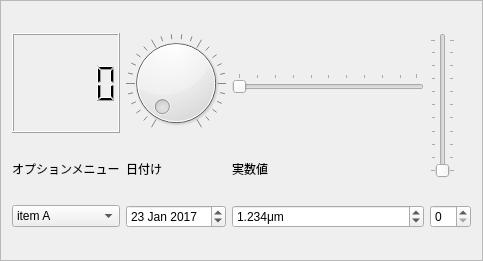
<?xml version="1.0" encoding="UTF-8"?>
<ui version="4.0">
 <class>Frame</class>
 <widget class="QFrame" name="Frame">
  <property name="geometry">
   <rect>
    <x>0</x>
    <y>0</y>
    <width>483</width>
    <height>261</height>
   </rect>
  </property>
  <property name="windowTitle">
   <string>Frame</string>
  </property>
  <property name="frameShape">
   <enum>QFrame::StyledPanel</enum>
  </property>
  <property name="frameShadow">
   <enum>QFrame::Raised</enum>
  </property>
  <layout class="QGridLayout" name="gridLayout">
   <item row="2" column="0">
    <widget class="QComboBox" name="comboBox_2">
     <item>
      <property name="text">
       <string>item A</string>
      </property>
     </item>
     <item>
      <property name="text">
       <string>item B</string>
      </property>
     </item>
     <item>
      <property name="text">
       <string>item C</string>
      </property>
     </item>
     <item>
      <property name="text">
       <string>item D</string>
      </property>
     </item>
    </widget>
   </item>
   <item row="2" column="1">
    <widget class="QDateEdit" name="dateEdit">
     <property name="date">
      <date>
       <year>2017</year>
       <month>1</month>
       <day>23</day>
      </date>
     </property>
    </widget>
   </item>
   <item row="2" column="2">
    <widget class="QDoubleSpinBox" name="doubleSpinBox">
     <property name="suffix">
      <string>μm</string>
     </property>
     <property name="decimals">
      <number>3</number>
     </property>
     <property name="value">
      <double>1.234000000000000</double>
     </property>
    </widget>
   </item>
   <item row="0" column="0">
    <widget class="QLCDNumber" name="lcdNumber"/>
   </item>
   <item row="1" column="2">
    <widget class="QLabel" name="label_15">
     <property name="sizePolicy">
      <sizepolicy hsizetype="Preferred" vsizetype="Maximum">
       <horstretch>0</horstretch>
       <verstretch>0</verstretch>
      </sizepolicy>
     </property>
     <property name="text">
      <string>実数値</string>
     </property>
    </widget>
   </item>
   <item row="1" column="0">
    <widget class="QLabel" name="label_12">
     <property name="sizePolicy">
      <sizepolicy hsizetype="Preferred" vsizetype="Maximum">
       <horstretch>0</horstretch>
       <verstretch>0</verstretch>
      </sizepolicy>
     </property>
     <property name="text">
      <string>オプションメニュー</string>
     </property>
    </widget>
   </item>
   <item row="0" column="1">
    <widget class="QDial" name="dial">
     <property name="notchesVisible">
      <bool>true</bool>
     </property>
    </widget>
   </item>
   <item row="1" column="1">
    <widget class="QLabel" name="label_13">
     <property name="sizePolicy">
      <sizepolicy hsizetype="Preferred" vsizetype="Maximum">
       <horstretch>0</horstretch>
       <verstretch>0</verstretch>
      </sizepolicy>
     </property>
     <property name="text">
      <string>日付け</string>
     </property>
    </widget>
   </item>
   <item row="2" column="3">
    <widget class="QSpinBox" name="spinBox"/>
   </item>
   <item row="0" column="2">
    <widget class="QSlider" name="horizontalSlider">
     <property name="orientation">
      <enum>Qt::Horizontal</enum>
     </property>
     <property name="tickPosition">
      <enum>QSlider::TicksAbove</enum>
     </property>
    </widget>
   </item>
   <item row="0" column="3" rowspan="2">
    <widget class="QSlider" name="verticalSlider">
     <property name="orientation">
      <enum>Qt::Vertical</enum>
     </property>
     <property name="tickPosition">
      <enum>QSlider::TicksBothSides</enum>
     </property>
    </widget>
   </item>
  </layout>
 </widget>
 <resources/>
 <connections>
  <connection>
   <sender>dial</sender>
   <signal>valueChanged(int)</signal>
   <receiver>lcdNumber</receiver>
   <slot>display(int)</slot>
   <hints>
    <hint type="sourcelabel">
     <x>183</x>
     <y>73</y>
    </hint>
    <hint type="destinationlabel">
     <x>98</x>
     <y>67</y>
    </hint>
   </hints>
  </connection>
  <connection>
   <sender>verticalSlider</sender>
   <signal>valueChanged(int)</signal>
   <receiver>horizontalSlider</receiver>
   <slot>setValue(int)</slot>
   <hints>
    <hint type="sourcelabel">
     <x>449</x>
     <y>78</y>
    </hint>
    <hint type="destinationlabel">
     <x>325</x>
     <y>81</y>
    </hint>
   </hints>
  </connection>
  <connection>
   <sender>horizontalSlider</sender>
   <signal>valueChanged(int)</signal>
   <receiver>dial</receiver>
   <slot>setValue(int)</slot>
   <hints>
    <hint type="sourcelabel">
     <x>418</x>
     <y>91</y>
    </hint>
    <hint type="destinationlabel">
     <x>174</x>
     <y>81</y>
    </hint>
   </hints>
  </connection>
  <connection>
   <sender>dial</sender>
   <signal>valueChanged(int)</signal>
   <receiver>spinBox</receiver>
   <slot>setValue(int)</slot>
   <hints>
    <hint type="sourcelabel">
     <x>206</x>
     <y>115</y>
    </hint>
    <hint type="destinationlabel">
     <x>449</x>
     <y>215</y>
    </hint>
   </hints>
  </connection>
  <connection>
   <sender>spinBox</sender>
   <signal>valueChanged(int)</signal>
   <receiver>verticalSlider</receiver>
   <slot>setValue(int)</slot>
   <hints>
    <hint type="sourcelabel">
     <x>437</x>
     <y>218</y>
    </hint>
    <hint type="destinationlabel">
     <x>438</x>
     <y>166</y>
    </hint>
   </hints>
  </connection>
 </connections>
</ui>
